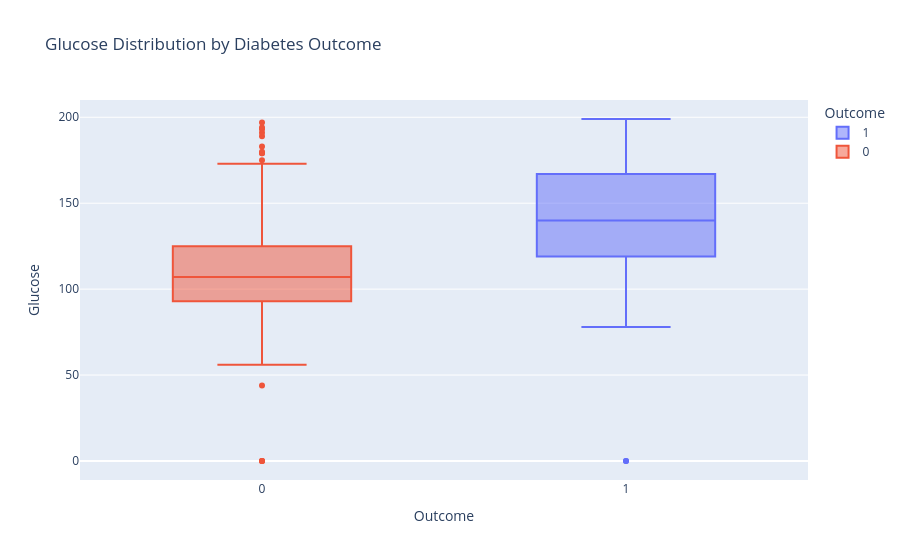
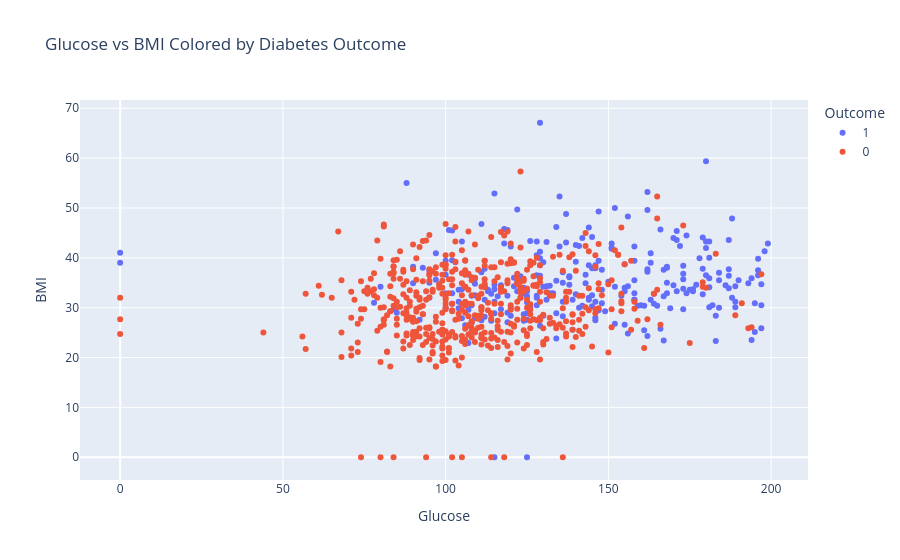

The notebook cell these images were saved under, in order:
### Markdown cell above
The base model was built using Random Forest, with Logistic Regression model to validate the features selected by the base model.
In terms of accuracy, both models performed fairly well, with an ~75% accuracy. The most important features affecting the diabetes
outcome returned by both model are Glucose, BMI and Age, which is expected.

### Code cell
import plotly.express as px

# Box plot for Glucose vs Outcome
fig = px.box(data, x="Outcome", y="Glucose", color="Outcome", 
             title="Glucose Distribution by Diabetes Outcome")
fig.show()

# Scatter plot: Glucose vs BMI colored by Outcome
fig = px.scatter(data, x="Glucose", y="BMI", color="Outcome", 
                 title="Glucose vs BMI Colored by Diabetes Outcome")
fig.show()

### Figure 1 — Plotly figure (JSON) as saved in the notebook; plotly's stock layout.template omitted (floating-point values rounded to 4 significant figures; data arrays with more than 128 entries replaced by an {"elided": "..."} marker saying what was removed)
{"data": [{"alignmentgroup": "True", "hovertemplate": "Outcome=%{x}<br>Glucose=%{y}<extra></extra>", "legendgroup": "1", "marker": {"color": "#636efa"}, "name": "1", "notched": false, "offsetgroup": "1", "orientation": "v", "showlegend": true, "type": "box", "x": {"elided": "268 int values"}, "x0": " ", "xaxis": "x", "y": {"elided": "268 int values"}, "y0": " ", "yaxis": "y"}, {"alignmentgroup": "True", "hovertemplate": "Outcome=%{x}<br>Glucose=%{y}<extra></extra>", "legendgroup": "0", "marker": {"color": "#EF553B"}, "name": "0", "notched": false, "offsetgroup": "0", "orientation": "v", "showlegend": true, "type": "box", "x": {"elided": "500 int values"}, "x0": " ", "xaxis": "x", "y": {"elided": "500 int values"}, "y0": " ", "yaxis": "y"}], "layout": {"boxmode": "overlay", "legend": {"title": {"text": "Outcome"}, "tracegroupgap": 0}, "title": {"text": "Glucose Distribution by Diabetes Outcome"}, "xaxis": {"anchor": "y", "categoryarray": [1, 0], "categoryorder": "array", "domain": [0, 1], "title": {"text": "Outcome"}}, "yaxis": {"anchor": "x", "domain": [0, 1], "title": {"text": "Glucose"}}}}

### Figure 2 — Plotly figure (JSON) as saved in the notebook; plotly's stock layout.template omitted (floating-point values rounded to 4 significant figures; data arrays with more than 128 entries replaced by an {"elided": "..."} marker saying what was removed)
{"data": [{"hovertemplate": "Outcome=1<br>Glucose=%{x}<br>BMI=%{y}<extra></extra>", "legendgroup": "1", "marker": {"color": "#636efa", "symbol": "circle"}, "mode": "markers", "name": "1", "orientation": "v", "showlegend": true, "type": "scatter", "x": {"elided": "268 int values"}, "xaxis": "x", "y": {"elided": "268 float values"}, "yaxis": "y"}, {"hovertemplate": "Outcome=0<br>Glucose=%{x}<br>BMI=%{y}<extra></extra>", "legendgroup": "0", "marker": {"color": "#EF553B", "symbol": "circle"}, "mode": "markers", "name": "0", "orientation": "v", "showlegend": true, "type": "scatter", "x": {"elided": "500 int values"}, "xaxis": "x", "y": {"elided": "500 float values"}, "yaxis": "y"}], "layout": {"legend": {"title": {"text": "Outcome"}, "tracegroupgap": 0}, "title": {"text": "Glucose vs BMI Colored by Diabetes Outcome"}, "xaxis": {"anchor": "y", "domain": [0, 1], "title": {"text": "Glucose"}}, "yaxis": {"anchor": "x", "domain": [0, 1], "title": {"text": "BMI"}}}}
